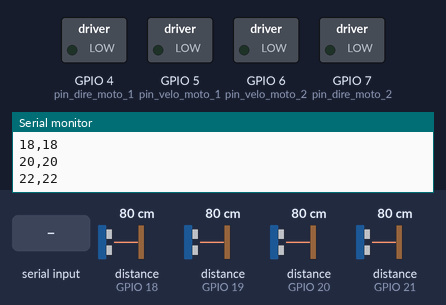
Recording of a sketch running on a simulated ESP32-S3. Parts: switched loads named in the sketch (green lamp = pin HIGH), the last lines printed to the serial monitor. Wiring (inferred from the names in the program): 4 × range finder with pulse-width output: data GPIO 18 / data GPIO 19 / data GPIO 20 / data GPIO 21. Inputs (shaded band) come from the test bench; at power-on: distance to the obstacle (sensors on GPIO 18, GPIO 19, GPIO 20, GPIO 21) 80 cm.

Above: at 1.2 s.
1.3 s: "i90\n" received over Serial
At 1.9 s:
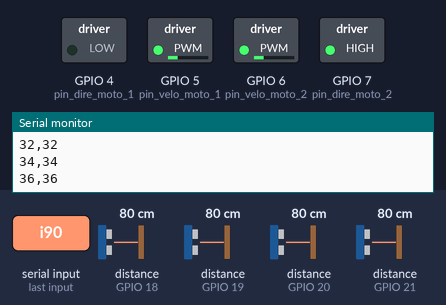
2.8 s: "a90\n" received over Serial
At 3.1 s:
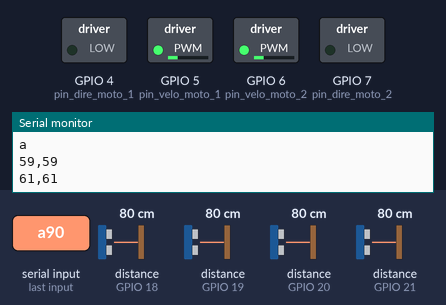
4.3 s: "d90\n" received over Serial
At 5.5 s:
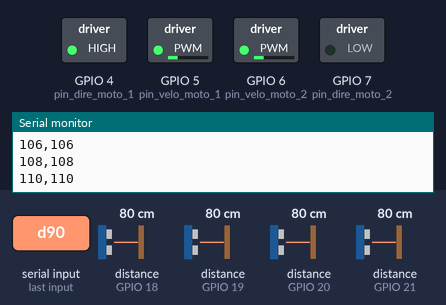
5.8 s: "h90\n" received over Serial
At 6.7 s:
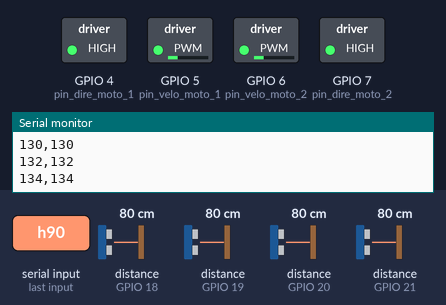
7.3 s: "v" received over Serial
At 8.5 s:
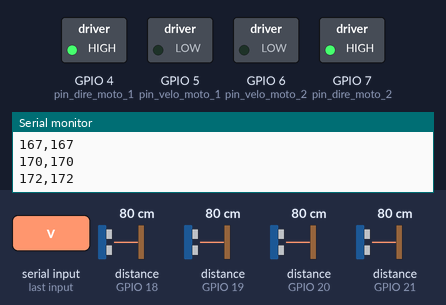
8.8 s: "d,45\n" received over Serial
At 10.0 s:
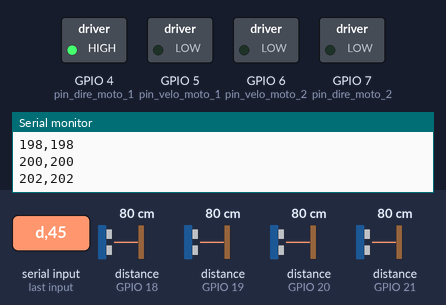
Timing chart, 0 to 11.3 s (numbered marks = the images above; inputs shaded):
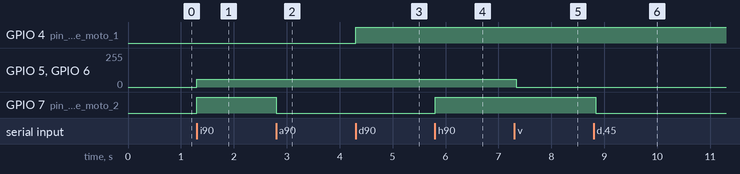

Measured:
- after the input at 1.3 s, GPIO 5 (pin_velo_moto_1), GPIO 6 (pin_velo_moto_2): 0/255 → 60/255 at once; GPIO 7 (pin_dire_moto_2): LOW → HIGH at once
- after the input at 2.8 s, GPIO 7 (pin_dire_moto_2): HIGH → LOW at once
- after the input at 4.3 s, GPIO 4 (pin_dire_moto_1): LOW → HIGH at once
- after the input at 5.8 s, GPIO 7 (pin_dire_moto_2): LOW → HIGH at once
- after the input at 7.3 s, GPIO 5 (pin_velo_moto_1), GPIO 6 (pin_velo_moto_2): 60/255 → 0/255 at once
- after the input at 8.8 s, GPIO 7 (pin_dire_moto_2): HIGH → LOW at once

The sketch:

pruebas_L298P.ino
```cpp
// por: Julian Galvez Serna

// ZZZZZZZZZZZZZZZZZZZZZZZZZZZZZ librerias ZZZZZZZZZZZZZZZZZZZZZZZZZZZZZ

// ZZZZZZZZZZZZZZZZZZZZZZZZZZZZZ Variables ZZZZZZZZZZZZZZZZZZZZZZZZZZZZZ

// ------------------------------------------------------ motores y actuadores ------------------------------------------------------
// ----------- conexion motores -----------
// ----- motores -----
// motor 1 - m1
const byte pin_dire_moto_1 = 4;
const byte pin_velo_moto_1 = 5;

// motor 2 - m2
const byte pin_dire_moto_2 = 7;
const byte pin_velo_moto_2 = 6;

// variables que contienen la velocidad de los motores cargadas al llamar las funciones de movimiento
byte velo_moto_1 = 60;
byte velo_moto_2 = 60;

byte estadoMotores = 0;
/*
 * Estado de los motores
 * 0 -> Parados
 *
 */

bool obstaculo = false;

// Pines Encoder Motor 1
int pinAM1 = 18; //(pines Serial 1)
int pinBM1 = 19;

// Pines Encoder Motor 2
int pinAM2 = 20; //(pines I2C)
int pinBM2 = 21;

// Variables estado Encoder Motor 1
int caM1 = 0;
int cbM1 = 0;
int est_encM1 = 0;
long pas_totM1 = 0;

// Variables estado Encoder Motor 2
int caM2 = 0;
int cbM2 = 0;
int est_encM2 = 0;
long pas_totM2 = 0;

// Pruebas Busqueda Angulo
int set_point = 0;
int offset = 0;

// variables para imprimir solo cambios por serial
int capM1 = -1;
int capM2 = -1;

// ZZZZZZZZZZZZZZZZZZZZZZZZZZZZZ configuraciones iniciales ZZZZZZZZZZZZZZZZZZZZZZZZZZZZZ

void setup() {

  // ----------------- comunicaciones seriales -----------------
  Serial.begin(115200);       // comunicacion con el pc - pruebas

  activarEncoders(pinAM1, pinBM1, pinAM2, pinBM2);

  // ----------------- motores -----------------
  // se declaran como salidas
  pinMode(pin_dire_moto_2, OUTPUT);
  pinMode(pin_velo_moto_2, OUTPUT);
  pinMode(pin_dire_moto_1, OUTPUT);
  pinMode(pin_velo_moto_1, OUTPUT);

  parar(); // inicializo el robot quieto

}

// ZZZZZZZZZZZZZZZZZZZZZZZZZZZZZ programa principal ZZZZZZZZZZZZZZZZZZZZZZZZZZZZZ

void loop() {

  delay(100);
  //int est_encM1 = obt_est(pinAM1,pinBM1);

  // imprimimos solo los cambios
  if (capM1 != caM1 || capM2 != caM2) {
    capM1 = caM1;
    capM2 = caM2;
    /*
    Serial.print("CaM1 = " + String(caM1));
    Serial.print(" , CbM1 = " + String(cbM1));
    Serial.print(" , Est_encM1 = " + String(est_encM1));
    Serial.print(" , pas_totM1 = " + String(pas_totM1));
    Serial.print(" , ");
    Serial.print("CaM2 = " + String(caM2));
    Serial.print(" , CbM2 = " + String(cbM2));
    Serial.print(" , Est_encM2 = " + String(est_encM2));
    Serial.print(" , pas_totM2 = " + String(pas_totM2));
    Serial.println();
    */
    Serial.print(String(pas_totM1));
    Serial.print("," + String(pas_totM2));
    Serial.println();
  }


  // recivo comandos por el xbee serial
  if (Serial.available() > 0) {
    datoserial(Serial.read());// dependiendo del valor recibido, ejecuto una secuencia para mover el vehiculo
  }

  // codigo seguimiento de posicion
  /*
    if(pas_totM1 > set_point+offset){velocidad((pas_totM1-set_point)*40);atras();}
    else if(pas_totM1 < set_point-offset){velocidad((pas_totM1-set_point)*40);adelante();}

    else{
    parar();
    }
  */
}  // fin loop

// ZZZZZZZZZZZZZZZZZZZZZZZZZZZZZ sub - funciones ZZZZZZZZZZZZZZZZZZZZZZZZZZZZZ
```

Comunicaciones.ino
```cpp
void datoserial(char dato) {
  if (dato == 'a') {
    adelante();
    Serial.println('a');
  }
  if (dato == 'i') {
    izquierda();  // motor 2 Adelante
    Serial.println('i');
  }
  if (dato == 'd') {
    derecha();
    Serial.println('d');
  }
  if (dato == 'p') {
    parar();
    Serial.println('p');
  }
  if (dato == 'h') {
    atras();
    Serial.println('h');
  }

  if (dato == 'v') {
    velo_moto_1 = leerByte(); // vel motor 1
    velo_moto_2 = leerByte(); // vel motor 2
    if (estadoMotores != 0) {
      cargarVelocidades();
    }
  }

  if (dato == 's') {
    delay(100);
    set_point = int(Serial.read() - 48) * 1000;
    set_point += int(Serial.read() - 48) * 100;
    set_point += int(Serial.read() - 48) * 10;
    set_point += int(Serial.read() - 48);
  }

}

byte leerByte() {
  delay(10);
  byte cont = 0;  // contador posicion llegada
  byte dato = (Serial.read() - 48);
  int lectura = 0;
  while (dato > -1 && dato < 10 && cont < 3) {
    lectura = lectura * 10 + dato; // aumentamos decenas
    cont++;
    dato = (Serial.read() - 48);
  }
  return byte(lectura);
}
```

Encoder.ino
```cpp
// Variables medicion tiempos Motor 1
unsigned long ultimotpaM1 = 0;
unsigned long ultimotpbM1 = 0;
unsigned long ultimopaM1 = 0;
unsigned long ultimopbM1 = 0;

// Variables medicion tiempos Motor 2
unsigned long ultimotpaM2 = 0;
unsigned long ultimotpbM2 = 0;
unsigned long ultimopaM2 = 0;
unsigned long ultimopbM2 = 0;


void activarEncoders(int pAM1, int pBM1, int pAM2, int pBM2) {
  // se ponen como entradas los puertos de los encoderes
  pinMode(pAM1, INPUT);
  pinMode(pBM1, INPUT);
  pinMode(pAM2, INPUT);
  pinMode(pBM2, INPUT);

  // se incializan las bases de tiempo
  ultimotpaM1 = 0;
  ultimotpbM1 = 0;
  ultimopaM1 = 0;
  ultimopbM1 = 0;

  ultimotpaM2 = 0;
  ultimotpbM2 = 0;
  ultimopaM2 = 0;
  ultimopbM2 = 0;

  // se verifica el estado
  est_encM1 = obt_est(pAM1, pBM1);
  esp_pro_estM1(pAM1, pBM1, est_encM1);

  est_encM2 = obt_est(pAM2, pBM2);
  esp_pro_estM2(pAM2, pBM2, est_encM2);
}

// obtenemos el estado inicial donde se encuentra el encoder
int obt_est(int pA, int pB) {
  int x = digitalRead(pA) * 2 + digitalRead(pB);
  switch (x) {
    case 0:
      x = 1;
      break;
    case 2:
      x = 2;
      break;
    case 3:
      x = 3;
      break;
    case 1:
      x = 4;
      break;
  }
  return x;
}

// encoder motor 1

void ENCODERAM1() {
  // obtengo el delta de tiempo entre flancos
  ultimopaM1 = ultimotpaM1 - micros();
  ultimotpaM1 = micros();

  pro_est_AM1(pinAM1, pinBM1, est_encM1);
  // aumento el contador de pasos
  caM1++;
}

void ENCODERBM1() {
  // obtengo el delta de tiempo entre flancos
  ultimopbM1 = ultimotpbM1 - micros();
  ultimotpbM1 = micros();

  pro_est_BM1(pinAM1, pinBM1, est_encM1);
  // aumento el contador de pasos
  cbM1++;
}

void esp_pro_estM1(int pA, int pB, int est_encM1) {
  switch (est_encM1) {
    case 1:
      attachInterrupt(digitalPinToInterrupt(pA), ENCODERAM1, RISING);
      attachInterrupt(digitalPinToInterrupt(pB), ENCODERBM1, RISING);
      break;
    case 2:
      attachInterrupt(digitalPinToInterrupt(pA), ENCODERAM1, FALLING);
      attachInterrupt(digitalPinToInterrupt(pB), ENCODERBM1, RISING);
      break;
    case 3:
      attachInterrupt(digitalPinToInterrupt(pA), ENCODERAM1, FALLING);
      attachInterrupt(digitalPinToInterrupt(pB), ENCODERBM1, FALLING);
      break;
    case 4:
      attachInterrupt(digitalPinToInterrupt(pA), ENCODERAM1, RISING);
      attachInterrupt(digitalPinToInterrupt(pB), ENCODERBM1, FALLING);
      break;
  }
}

int pro_est_AM1(int pA, int pB, int estado) {
  int x = 0;
  switch (estado) {
    case 1:
      x = 2;
      break;
    case 2:
      x = 1;
      break;
    case 3:
      x = 4;
      break;
    case 4:
      x = 3;
      break;
  }
  est_encM1 = x;
  esp_pro_estM1(pA, pB, x);
}

void pro_est_BM1(int pA, int pB, int estado) {
  int x = 0;
  switch (estado) {
    case 1:
      x = 4;
      pas_totM1--;
      break;
    case 2:
      x = 3;
      break;
    case 3:
      x = 2;
      break;
    case 4:
      x = 1;
      pas_totM1++;
      break;
  }
  est_encM1 = x;
  esp_pro_estM1(pA, pB, x);
}


// encoder motor 2

void ENCODERAM2() {
  // obtengo el delta de tiempo entre flancos
  ultimopaM2 = ultimotpaM2 - micros();
  ultimotpaM2 = micros();

  pro_est_AM2(pinAM2, pinBM2, est_encM2);
  // aumento el contador de pasos
  caM2++;
}

void ENCODERBM2() {
  // obtengo el delta de tiempo entre flancos
  ultimopbM2 = ultimotpbM2 - micros();
  ultimotpbM2 = micros();

  pro_est_BM2(pinAM2, pinBM2, est_encM2);
  // aumento el contador de pasos
  cbM2++;
}

void esp_pro_estM2(int pA, int pB, int est_encM2) {
  switch (est_encM2) {
    case 1:
      attachInterrupt(digitalPinToInterrupt(pA), ENCODERAM2, RISING);
      attachInterrupt(digitalPinToInterrupt(pB), ENCODERBM2, RISING);
      break;
    case 2:
      attachInterrupt(digitalPinToInterrupt(pA), ENCODERAM2, FALLING);
      attachInterrupt(digitalPinToInterrupt(pB), ENCODERBM2, RISING);
      break;
    case 3:
      attachInterrupt(digitalPinToInterrupt(pA), ENCODERAM2, FALLING);
      attachInterrupt(digitalPinToInterrupt(pB), ENCODERBM2, FALLING);
      break;
    case 4:
      attachInterrupt(digitalPinToInterrupt(pA), ENCODERAM2, RISING);
      attachInterrupt(digitalPinToInterrupt(pB), ENCODERBM2, FALLING);
      break;
  }
}

int pro_est_AM2(int pA, int pB, int estado) {
  int x = 0;
  switch (estado) {
    case 1:
      x = 2;
      break;
    case 2:
      x = 1;
      break;
    case 3:
      x = 4;
      break;
    case 4:
      x = 3;
      break;
  }
  est_encM2 = x;
  esp_pro_estM2(pA, pB, x);
}

void pro_est_BM2(int pA, int pB, int estado) {
  int x = 0;
  switch (estado) {
    case 1:
      x = 4;
      pas_totM2--;
      break;
    case 2:
      x = 3;
      break;
    case 3:
      x = 2;
      break;
    case 4:
      x = 1;
      pas_totM2++;
      break;
  }
  est_encM2 = x;
  esp_pro_estM2(pA, pB, x);
}
```

Motores.ino
```cpp
// zzzzzzzzzzzzzzzzzzzzzzzzzzzzz motores zzzzzzzzzzzzzzzzzzzzzzzzzzzzz

void parar() {
  digitalWrite(pin_dire_moto_1, LOW);    // motor 1
  analogWrite(pin_velo_moto_1, 0);
  digitalWrite(pin_dire_moto_2, LOW);    // motor 2
  analogWrite(pin_velo_moto_2, 0);
  estadoMotores = 0;
}
void adelante() {
  digitalWrite(pin_dire_moto_1, LOW);    // motor 1
  analogWrite(pin_velo_moto_1, velo_moto_1);
  digitalWrite(pin_dire_moto_2, LOW);    // motor 2
  analogWrite(pin_velo_moto_2, velo_moto_2);
  estadoMotores = 1;
}
void atras() {
  digitalWrite(pin_dire_moto_1, HIGH);    // motor 1
  analogWrite(pin_velo_moto_1, velo_moto_1);
  digitalWrite(pin_dire_moto_2, HIGH);    // motor 2
  analogWrite(pin_velo_moto_2, velo_moto_2);
  estadoMotores = 2;
}
void izquierda() {
  digitalWrite(pin_dire_moto_1, LOW);    // motor 1
  analogWrite(pin_velo_moto_1, velo_moto_1);
  digitalWrite(pin_dire_moto_2, HIGH);    // motor 2
  analogWrite(pin_velo_moto_2, velo_moto_2);
  estadoMotores = 3;
}
void derecha() {
  digitalWrite(pin_dire_moto_1, HIGH);    // motor 1
  analogWrite(pin_velo_moto_1, velo_moto_1);
  digitalWrite(pin_dire_moto_2, LOW);    // motor 2
  analogWrite(pin_velo_moto_2, velo_moto_2);
  estadoMotores = 4;
}

void cargarVelocidades() {
  analogWrite(pin_velo_moto_1, velo_moto_1);
  analogWrite(pin_velo_moto_2, velo_moto_2);
}

void velocidad(byte vel) {
  vel = abs(vel);
  if (vel > 255) {
    vel = 255;
  }
  velo_moto_1 = vel;
  velo_moto_2 = vel;
  if (estadoMotores != 0) {
    cargarVelocidades();
  }
}
```
